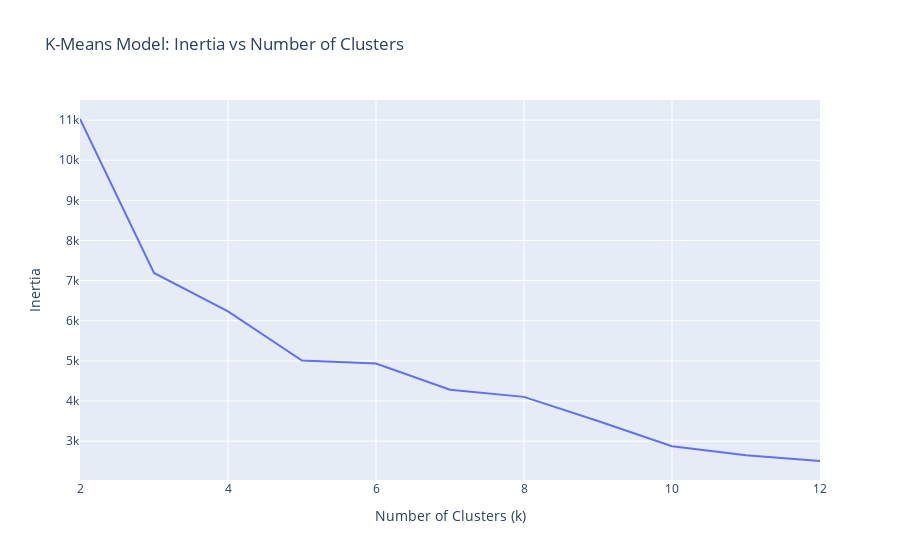

Notebook cell for this chart:
### Markdown cell above
## Let's create an elbow plot to see how many clusters we should use.
## Plot Inertia Vs. Clusters

### Code cell
# Create line plot of `inertia_errors` vs `n_clusters`
fig = px.line(
    x=n_clusters, y=inertia_errors, title="K-Means Model: Inertia vs Number of Clusters"
)
fig.update_layout(xaxis_title="Number of Clusters (k)", yaxis_title="Inertia")
fig.show()

### Figure 1 — Plotly figure (JSON) as saved in the notebook; plotly's stock layout.template omitted (floating-point values rounded to 4 significant figures)
{"data": [{"hovertemplate": "x=%{x}<br>y=%{y}<extra></extra>", "legendgroup": "", "line": {"color": "#636efa", "dash": "solid"}, "marker": {"symbol": "circle"}, "mode": "lines", "name": "", "orientation": "v", "showlegend": false, "type": "scatter", "x": [2, 3, 4, 5, 6, 7, 8, 9, 10, 11, 12], "xaxis": "x", "y": [11030.0, 7191.0, 6233.0, 5010.0, 4936.0, 4282.0, 4104.0, 3503.0, 2875.0, 2646.0, 2505.0], "yaxis": "y"}], "layout": {"autosize": true, "legend": {"tracegroupgap": 0}, "title": {"text": "K-Means Model: Inertia vs Number of Clusters"}, "xaxis": {"anchor": "y", "autorange": true, "domain": [0, 1], "range": [2, 12], "title": {"text": "Number of Clusters (k)"}, "type": "linear"}, "yaxis": {"anchor": "x", "autorange": true, "domain": [0, 1], "range": [2032.0, 11500.0], "title": {"text": "Inertia"}, "type": "linear"}}}
